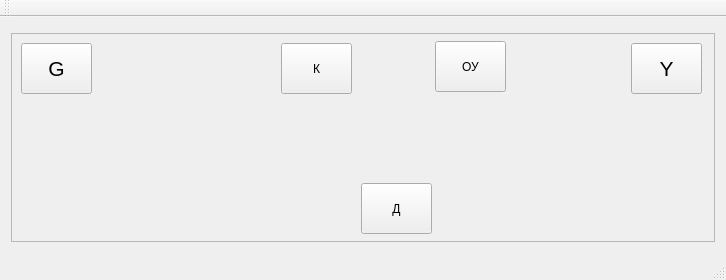
<?xml version="1.0" encoding="UTF-8"?>
<ui version="4.0">
 <class>MainWindow</class>
 <widget class="QMainWindow" name="MainWindow">
  <property name="geometry">
   <rect>
    <x>0</x>
    <y>0</y>
    <width>722</width>
    <height>280</height>
   </rect>
  </property>
  <property name="maximumSize">
   <size>
    <width>722</width>
    <height>280</height>
   </size>
  </property>
  <property name="windowTitle">
   <string>MainWindow</string>
  </property>
  <property name="styleSheet">
   <string notr="true"/>
  </property>
  <property name="documentMode">
   <bool>false</bool>
  </property>
  <widget class="QWidget" name="centralWidget">
   <layout class="QVBoxLayout" name="verticalLayout">
    <item>
     <widget class="QFrame" name="frame">
      <property name="minimumSize">
       <size>
        <width>704</width>
        <height>209</height>
       </size>
      </property>
      <property name="maximumSize">
       <size>
        <width>704</width>
        <height>209</height>
       </size>
      </property>
      <property name="styleSheet">
       <string notr="true">border-image: url(:/images/controlsystem.png);</string>
      </property>
      <property name="frameShape">
       <enum>QFrame::StyledPanel</enum>
      </property>
      <property name="frameShadow">
       <enum>QFrame::Raised</enum>
      </property>
      <widget class="QToolButton" name="toolButton">
       <property name="geometry">
        <rect>
         <x>10</x>
         <y>10</y>
         <width>71</width>
         <height>51</height>
        </rect>
       </property>
       <property name="font">
        <font>
         <pointsize>16</pointsize>
         <weight>50</weight>
         <bold>false</bold>
        </font>
       </property>
       <property name="toolTip">
        <string>&lt;html&gt;&lt;head/&gt;&lt;body&gt;&lt;p&gt;&lt;span style=&quot; font-size:12pt;&quot;&gt;Задающее воздействие&lt;/span&gt;&lt;/p&gt;&lt;/body&gt;&lt;/html&gt;</string>
       </property>
       <property name="styleSheet">
        <string notr="true">border-image: url(:/images/clear.png);</string>
       </property>
       <property name="text">
        <string>G</string>
       </property>
      </widget>
      <widget class="QPushButton" name="pushButton">
       <property name="geometry">
        <rect>
         <x>620</x>
         <y>10</y>
         <width>71</width>
         <height>51</height>
        </rect>
       </property>
       <property name="font">
        <font>
         <pointsize>16</pointsize>
        </font>
       </property>
       <property name="toolTip">
        <string>&lt;html&gt;&lt;head/&gt;&lt;body&gt;&lt;p&gt;Выходной сигнал&lt;/p&gt;&lt;/body&gt;&lt;/html&gt;</string>
       </property>
       <property name="styleSheet">
        <string notr="true">border-image: url(:/images/clear.png);</string>
       </property>
       <property name="text">
        <string>Y</string>
       </property>
      </widget>
      <widget class="QToolButton" name="toolButton_2">
       <property name="geometry">
        <rect>
         <x>270</x>
         <y>10</y>
         <width>71</width>
         <height>51</height>
        </rect>
       </property>
       <property name="toolTip">
        <string>&lt;html&gt;&lt;head/&gt;&lt;body&gt;&lt;p&gt;Регулятор&lt;/p&gt;&lt;/body&gt;&lt;/html&gt;</string>
       </property>
       <property name="styleSheet">
        <string notr="true">border-image: url(:/images/clear.png);
font: 90 16pt &quot;MS Shell Dlg 2&quot;;</string>
       </property>
       <property name="text">
        <string>К</string>
       </property>
      </widget>
      <widget class="QToolButton" name="toolButton_3">
       <property name="geometry">
        <rect>
         <x>424</x>
         <y>8</y>
         <width>71</width>
         <height>51</height>
        </rect>
       </property>
       <property name="toolTip">
        <string>&lt;html&gt;&lt;head/&gt;&lt;body&gt;&lt;p&gt;Объект управления&lt;/p&gt;&lt;/body&gt;&lt;/html&gt;</string>
       </property>
       <property name="styleSheet">
        <string notr="true">border-image: url(:/images/clear.png);
font: 90 16pt &quot;MS Shell Dlg 2&quot;;</string>
       </property>
       <property name="text">
        <string>ОУ</string>
       </property>
      </widget>
      <widget class="QToolButton" name="toolButton_4">
       <property name="geometry">
        <rect>
         <x>370</x>
         <y>160</y>
         <width>25</width>
         <height>19</height>
        </rect>
       </property>
       <property name="text">
        <string>...</string>
       </property>
      </widget>
      <widget class="QToolButton" name="toolButton_5">
       <property name="geometry">
        <rect>
         <x>350</x>
         <y>150</y>
         <width>71</width>
         <height>51</height>
        </rect>
       </property>
       <property name="toolTip">
        <string>&lt;html&gt;&lt;head/&gt;&lt;body&gt;&lt;p&gt;Датчик для фиксирования выходного сигнала.&lt;/p&gt;&lt;/body&gt;&lt;/html&gt;</string>
       </property>
       <property name="styleSheet">
        <string notr="true">border-image: url(:/images/clear.png);
font: 90 16pt &quot;MS Shell Dlg 2&quot;;</string>
       </property>
       <property name="text">
        <string>Д</string>
       </property>
      </widget>
     </widget>
    </item>
   </layout>
  </widget>
  <widget class="QMenuBar" name="menuBar">
   <property name="geometry">
    <rect>
     <x>0</x>
     <y>0</y>
     <width>722</width>
     <height>21</height>
    </rect>
   </property>
  </widget>
  <widget class="QToolBar" name="mainToolBar">
   <attribute name="toolBarArea">
    <enum>TopToolBarArea</enum>
   </attribute>
   <attribute name="toolBarBreak">
    <bool>false</bool>
   </attribute>
  </widget>
  <widget class="QStatusBar" name="statusBar"/>
 </widget>
 <layoutdefault spacing="6" margin="11"/>
 <resources/>
 <connections/>
</ui>
